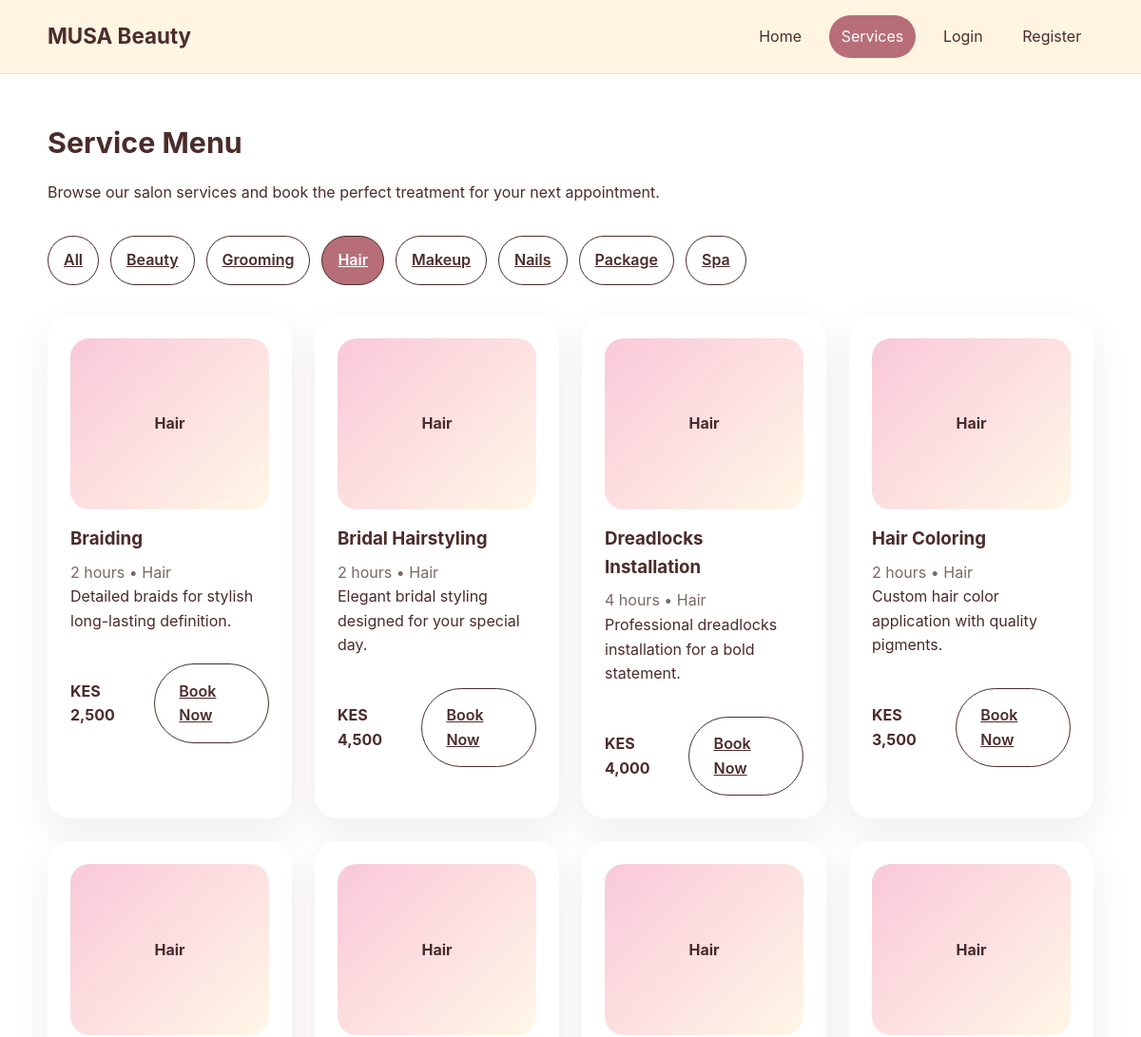
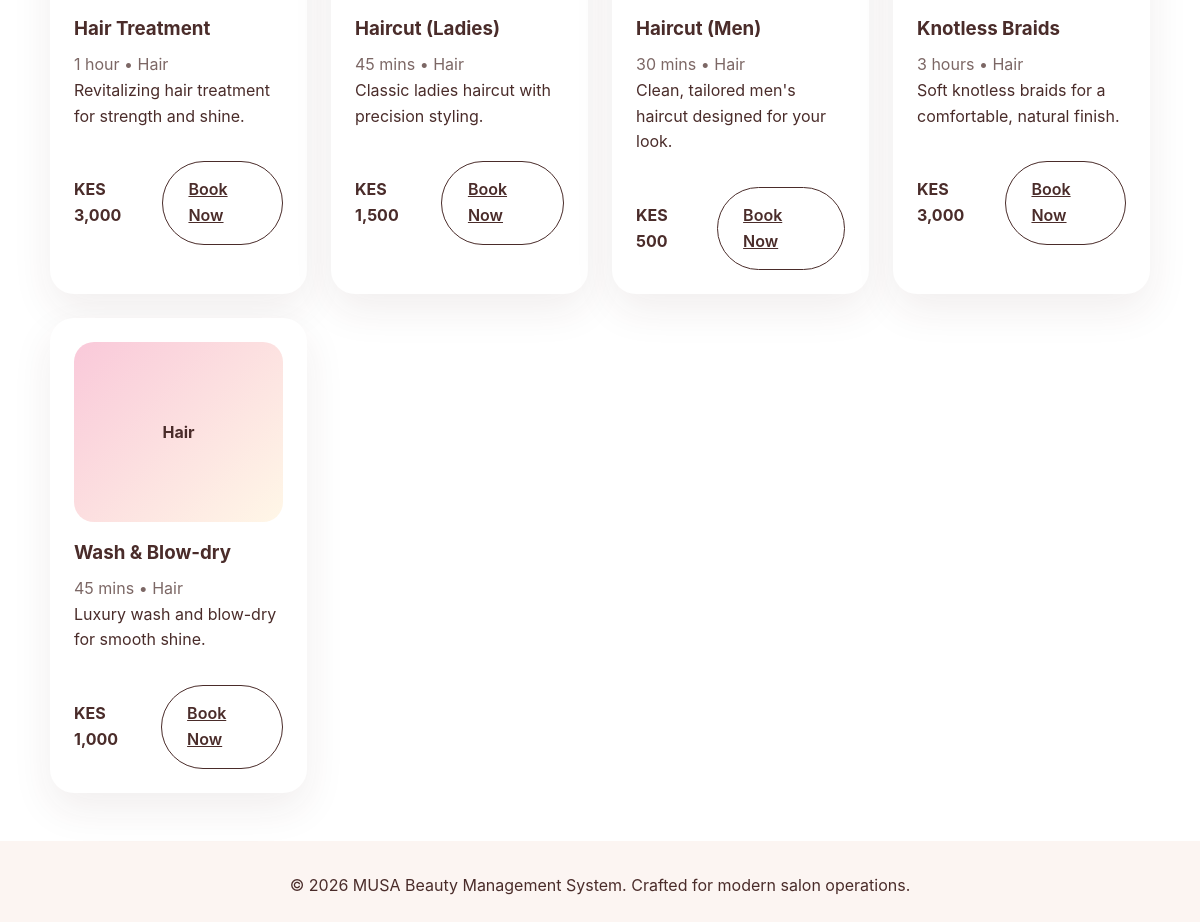
/services.php?category=Hair, run on the app's committed database (2 pictures, top to bottom).
### tables this page shows
CREATE TABLE IF NOT EXISTS services (
  id INT AUTO_INCREMENT PRIMARY KEY,
  name VARCHAR(150) NOT NULL,
  category VARCHAR(100) NOT NULL,
  price INT NOT NULL DEFAULT 0,
  duration VARCHAR(100) NOT NULL,
  description TEXT NOT NULL,
  image VARCHAR(255) DEFAULT NULL
);

### includes/service_functions.php (called while the page is built, shortened)
<?php
function fetchServices($pdo, $category = null) {
    if ($category) {
        $stmt = $pdo->prepare('SELECT * FROM services WHERE category = :category ORDER BY name');
        $stmt->execute([':category' => $category]);
        return $stmt->fetchAll();
    }
    $stmt = $pdo->query('SELECT * FROM services ORDER BY category, name');
    return $stmt->fetchAll();
}
function fetchServiceCategories($pdo) {
    $stmt = $pdo->query('SELECT DISTINCT category FROM services ORDER BY category');
    return $stmt->fetchAll(PDO::FETCH_COLUMN);
}

### includes/auth.php (called while the page is built, shortened)
<?php
function sanitize($value) {
    return htmlspecialchars(trim($value), ENT_QUOTES, 'UTF-8');
}

### services.php (the view, shortened to what this page needs)
<?php
require_once __DIR__ . '/includes/auth.php';
require_once __DIR__ . '/includes/service_functions.php';
$category = isset($_GET['category']) ? sanitize($_GET['category']) : '';
$services = fetchServices($pdo, $category ?: null);
$categories = fetchServiceCategories($pdo);
?>
<?php include __DIR__ . '/includes/header.php'; ?>
<section class="section section-light">
    <div class="container">
        <h1 class="section-title">Service Menu</h1>
        <p>Browse our salon services and book the perfect treatment for your next appointment.</p>
        <div class="category-filter" style="margin:2rem 0; display:flex; flex-wrap:wrap; gap:0.75rem;">
            <a href="/services.php" class="secondary-btn <?php echo $category === '' ? 'active' : ''; ?>">All</a>
            <?php foreach ($categories as $cat): ?>
                <a href="/services.php?category=<?php echo urlencode($cat); ?>" class="secondary-btn <?php echo $category === $cat ? 'active' : ''; ?>"><?php echo htmlspecialchars($cat); ?></a>
            <?php endforeach; ?>
        </div>
        <div class="services-grid card-grid">
            <?php foreach ($services as $service): ?>
                <article class="service-card card">
                    <?php if (!empty($service['image'])): ?>
                        <img src="<?php echo htmlspecialchars($service['image']); ?>" alt="<?php echo htmlspecialchars($service['name']); ?>" style="border-radius:20px; max-height:180px; object-fit:cover; width:100%;">
                    <?php else: ?>
                        <div style="height:180px; border-radius:20px; background: linear-gradient(135deg, rgba(248, 187, 208, 0.8), rgba(255, 245, 225, 0.8)); display:flex; align-items:center; justify-content:center; color: var(--deep-plum); font-weight:700;"><?php echo htmlspecialchars($service['category']); ?></div>
                    <?php endif; ?>
                    <div>
                        <h3><?php echo htmlspecialchars($service['name']); ?></h3>
                        <p class="service-meta"><?php echo htmlspecialchars($service['duration']); ?> • <?php echo htmlspecialchars($service['category']); ?></p>
                        <p><?php echo htmlspecialchars($service['description']); ?></p>
                    </div>
                    <div style="display:flex; justify-content:space-between; align-items:center; gap:1rem; margin-top:1rem;">
                        <strong>KES <?php echo number_format($service['price']); ?></strong>
                        <a href="/client/book_appointment.php?service_id=<?php echo $service['id']; ?>" class="secondary-btn">Book Now</a>
                    </div>
                </article>
            <?php endforeach; ?>
        </div>
    </div>
</section>
<?php include __DIR__ . '/includes/footer.php'; ?>

### assets/css/style.css (style rules this page uses)
:root { --soft-pink: #F8BBD0; --cream: #FFF5E1; --rose-gold: #B76E79; --deep-plum: #4A2C2A; --gold: #D4AF37; --white: #ffffff; --bg: #fcf5f2; --shadow: 0 16px 40px rgba(75, 44, 42, 0.08); }
* { box-sizing: border-box; margin: 0; padding: 0; }
body { font-family: 'Inter', system-ui, sans-serif; color: var(--deep-plum); background: var(--bg); line-height: 1.6; }
.container { width: min(1100px, calc(100% - 2rem)); margin: 0 auto; }
.primary-btn, .secondary-btn { border: none; border-radius: 999px; cursor: pointer; font-weight: 600; transition: transform 0.2s ease, box-shadow 0.2s ease; }
.secondary-btn { background: transparent; color: var(--deep-plum); border: 1px solid var(--deep-plum); padding: 0.95rem 1.6rem; }
.card-grid, .table-card, .info-grid { display: grid; gap: 1.5rem; }
.card, .table-card, .review-card, .report-card { background: #fff; border-radius: 24px; box-shadow: var(--shadow); padding: 1.5rem; }
.section-title { margin-bottom: 1rem; font-size: 1.9rem; }
.services-grid { grid-template-columns: repeat(auto-fit, minmax(240px, 1fr)); }
.service-card, .stylist-card, .review-card { display: flex; flex-direction: column; gap: 1rem; }
.service-card h3, .stylist-card h3 { margin-bottom: 0.5rem; }
.service-meta, .stylist-meta { color: rgba(74, 44, 42, 0.72); }
.category-filter a { padding: 0.75rem 1rem; border-radius: 999px; }
.category-filter a.active { background: var(--rose-gold); color: #fff; }
.section { padding: 3rem 0; }
.section-light { background: #fff; }

### data on the page
services: category "Hair", name "Braiding", duration "2 hours", description "Detailed braids for stylish long-lasting definition.", price "2,500"
services: category "Hair", name "Bridal Hairstyling", duration "2 hours", description "Elegant bridal styling designed for your special day.", price "4,500"
services: category "Hair", name "Dreadlocks Installation", duration "4 hours", description "Professional dreadlocks installation for a bold statement.", price "4,000"
services: category "Hair", name "Hair Coloring", duration "2 hours", description "Custom hair color application with quality pigments.", price "3,500"
services: category "Hair", name "Hair Treatment", duration "1 hour", description "Revitalizing hair treatment for strength and shine.", price "3,000"
services: category "Hair", name "Haircut (Ladies)", duration "45 mins", description "Classic ladies haircut with precision styling.", price "1,500"
services: category "Hair", name "Haircut (Men)", duration "30 mins", description "Clean, tailored men's haircut designed for your look.", price "500"
services: category "Hair", name "Knotless Braids", duration "3 hours", description "Soft knotless braids for a comfortable, natural finish.", price "3,000"
services: category "Hair", name "Wash & Blow-dry", duration "45 mins", description "Luxury wash and blow-dry for smooth shine.", price "1,000"

### other printed values
$cat "Beauty"
$cat "Grooming"
$cat "Hair"
$cat "Makeup"
$cat "Nails"
$cat "Package"
$cat "Spa"
